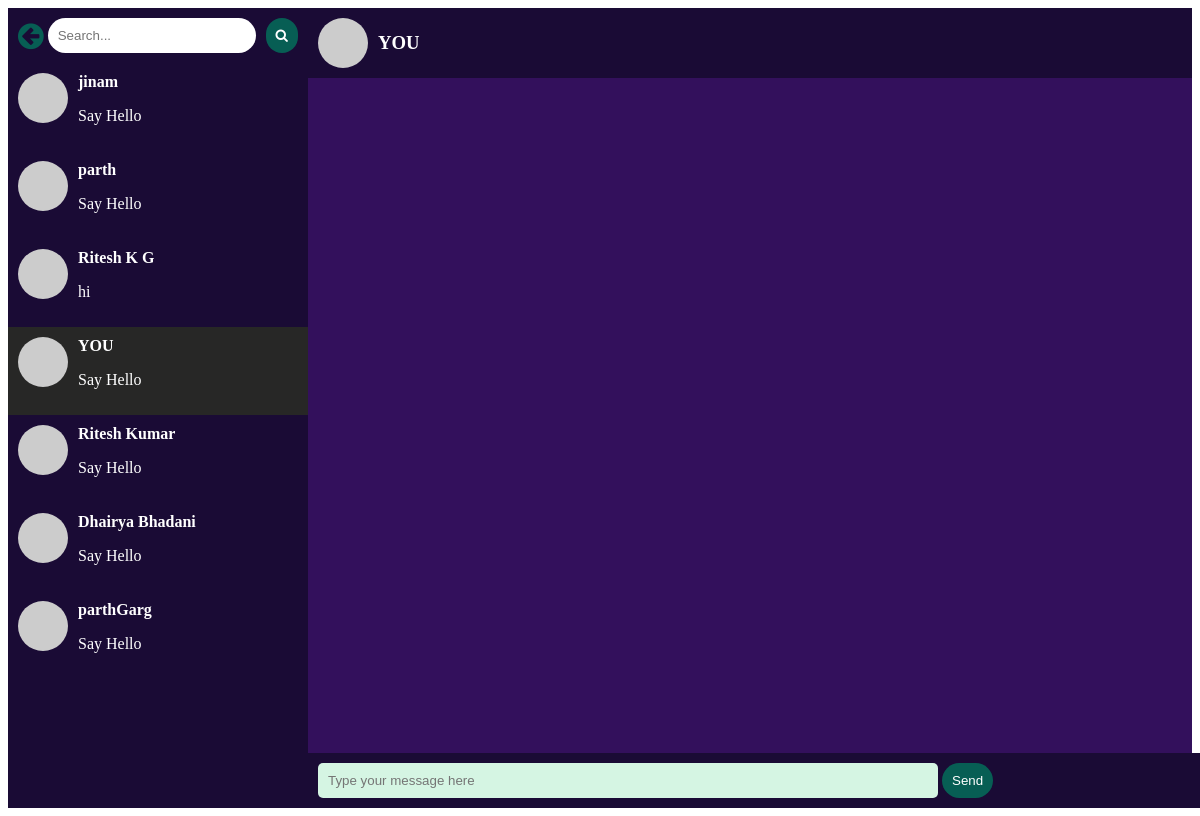
Before: /users/chat/index.php (signed in) with the older database file.
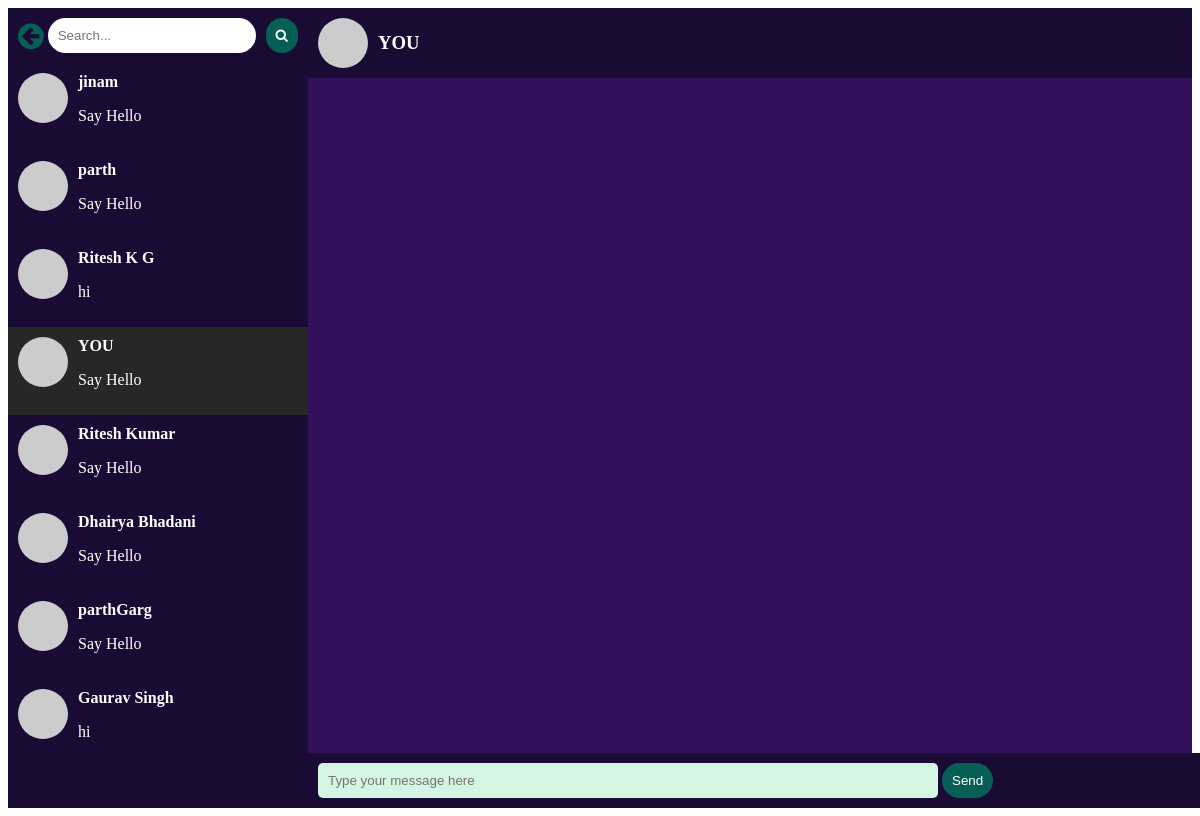
After: the same page with the newer database file.
### tables this page shows
CREATE TABLE `chatroom` (
  `room_id` int(11) NOT NULL,
  `user1` int(11) NOT NULL,
  `user2` int(11) NOT NULL,
  `last_msg` varchar(500) NOT NULL
);

CREATE TABLE `users` (
  `user_id` int(11) NOT NULL,
  `name` varchar(25) NOT NULL,
  `profile_pic` varchar(500) NOT NULL,
  `email` varchar(50) NOT NULL,
  `contact` varchar(10) NOT NULL,
  `age` int(11) NOT NULL,
  `password` varchar(300) NOT NULL,
  `verification_code` varchar(255) NOT NULL,
  `is_verified` int(10) NOT NULL DEFAULT 0
);

### users/chat/index.php (the view, shortened to what this page needs)
<?php
    include "../../db_connect.php";
?>
<!DOCTYPE html>
<html lang="en">
<head>
    <link rel="stylesheet" href="https://cdnjs.cloudflare.com/ajax/libs/font-awesome/4.7.0/css/font-awesome.min.css">
    <link rel="stylesheet" href="style.css">
</head>
<body>
    <div class="chat-app">
        <div class="left-container" style="color: white">
          <div class="search-container">
            <a href="../homepage/"><i class="fa fa-arrow-circle-left" style="font-size:30px; color: rgb(7,94,84);"></i></a>
            <input type="text" placeholder="Search...">
            <button><i class="fa fa-search"></i></button>
          </div>
          <ul class="friends-list">
            <?php
                    $user_id=$_SESSION['user_id'];
                    $sql="SELECT * from chatroom where user1=$user_id or user2=$user_id;";
                    $result=mysqli_query($conn,$sql);
                    if(mysqli_num_rows($result) > 0)
                    {
                        while($row = mysqli_fetch_array($result))
                        {
                          if($row['user1']==$user_id)
                            $friend=$row['user2'];
                          else
                            $friend=$row['user1'];
                          if($_SESSION['friend']!=$friend)
                            echo "<li class='friend'>";
                          else
                          echo "<li class='friend active'>";
                          echo "
                            <a href='index.php?id1=" . $friend . "' style='color: white; text-decoration: none; display: flex;'>
                              <img src='https://dummyimage.com/50x50/000/fff' alt='Profile Picture'>
                              <div class='friend-info'>
                                <h4>";
                                $sql = "select * from users where user_id = $friend;";
                                $result1=mysqli_query($conn,$sql);
                                $row1 = mysqli_fetch_array($result1);
                                if($friend != $user_id)
                                  echo $row1['name'];
                                else
                                  echo "YOU";
                                echo '</h4>
                                <p>';
                                echo $row['last_msg'];
                                echo '</p>
                              </div>
                              </a>
                            </li>
                          ';
                        }
                    }
                ?>
          </ul>
        </div>
        <div class="chat-container">
          <div class="chat-header">
            <img src="https://dummyimage.com/50x50/000/fff" alt="Profile Picture">
            <?php
                    $user_id=$_SESSION['user_id'];
                    $friend = $_SESSION['friend'];
                    echo '
                    <h3 style="color:white">';
                    $sql = "select * from users where user_id = $friend;";
                    $result1=mysqli_query($conn,$sql);
                    $row1 = mysqli_fetch_array($result1);
                    if($friend != $user_id)
                      echo $row1['name'];
                    else
                      echo "YOU";
                    echo '</h3>
                    </div>
                    <div class="chat-messages">';
                ?>
                </div>
          <div class="chat-input">
            <form action="#" method="post" enctype="multipart/form-data">
                <input type="text" name="msg" placeholder="Type your message here">
                <button type="submit">Send</button>
            </form>
          </div>
        </div>
      </div>
</body>
</html>

Changed rows visible on the page:
added chatroom: users.name "Gaurav Singh", last_msg "hi"
